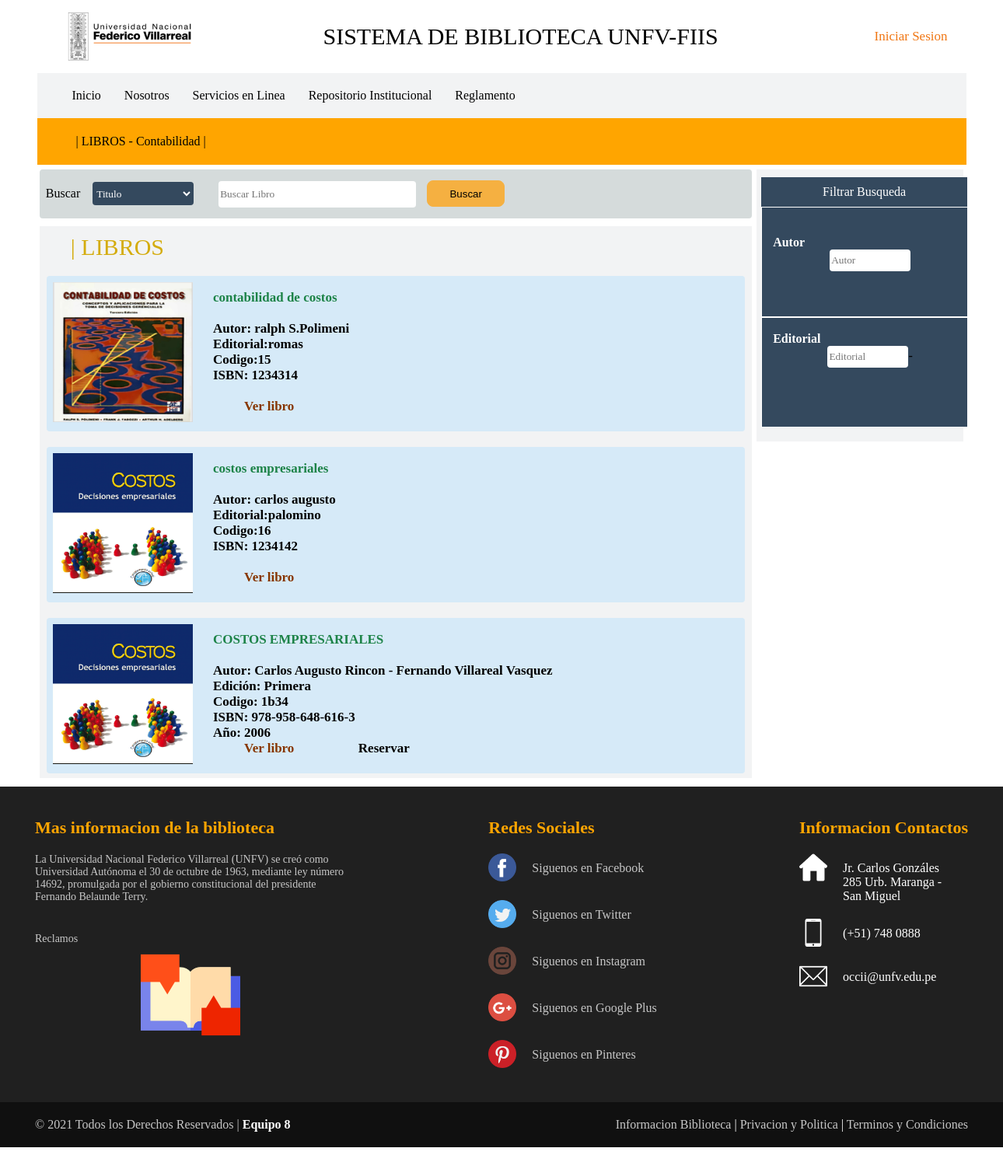
/libros/libros-contabilidad.php, run on the app's committed database.
### tables this page shows
CREATE TABLE `libro` (
  `ID_LIBRO` int(4) NOT NULL,
  `Titulo` varchar(100) NOT NULL,
  `ID_AUTOR` int(4) NOT NULL,
  `ID_AREA` int(4) NOT NULL,
  `ID_EDITORIAL` int(4) NOT NULL,
  `Ubicacion` varchar(20) NOT NULL,
  `Stock` int(4) NOT NULL,
  `Portada` varchar(100) NOT NULL,
  `ISBN` int(10) NOT NULL,
  `Link` varchar(200) NOT NULL
);

CREATE TABLE `autor` (
  `ID_AUTOR` int(4) NOT NULL,
  `Nombre` varchar(100) NOT NULL
);

CREATE TABLE `editorial` (
  `ID_EDITORIAL` int(4) NOT NULL,
  `NombreEdi` varchar(50) NOT NULL
);

### libros/libros-contabilidad.php (the view, shortened to what this page needs)
<?php
include("../conexion/conexion.php");
?>
<!DOCTYPE html>
<html>
<head>
 <link rel="stylesheet" href="../css/estilos.css">
 <link rel="stylesheet" href="../css/catalogo.css">
 <link rel="stylesheet" href="../css/libros-sistema.css">
 <link rel="stylesheet" href="../css/recomendado.css">
 <link rel="stylesheet" href="../css/estilos-footer.css">
 </head>
 <body>
 <header>
   <div class="div-header">
     <img class="icono" src="../imagenes/logo.png" alt="logo"/>
     <p>SISTEMA DE BIBLIOTECA UNFV-FIIS</p>
     <div class="sesion">
       <ul>
         <li><?php if(isset($texto)){
			   echo "<html>";
			   echo "<a class='boton' href='../login/salir.php' >Cerrar Sesion</a>";
			   echo "</html>";
		      }else{
				  echo "<html>";
				  echo "<a class='boton' href='../login/menuregistro.php' >Iniciar Sesion</a>";
				  echo "</html>";
			  }  ?></li>
       </ul>
     </div>
   </div>
   <div class="div-header menu">
   <nav class="navbar">
       <div class="enlaces">
	     <ul class="nav">
		    <li><a href="../index.php">Inicio</a></li>
			<li><a href="">Nosotros</a>
				</li>
			<li><a href="">Servicios en Linea</a>
				</li>
			<li><a href="../recursos/repositorio.php">Repositorio Institucional</a></li>
			<li><a href="http://biblioteca.unfv.edu.pe/opac-tmpl/bootstrap/images/REGLAMENTO%20DEL%20SISTEMA%20DE%20BIBLIOTECAS%20UNFV..pdf" target="_blank">Reglamento</a></li>
		 <li><?php if(isset($texto)){
			   echo "<html>";
			   echo "<a class='boton' href='../recursos/reservar.php' >Reserva</a>";
			   echo "</html>";
		      }else{
				  echo "<html>";
				  echo "</html>";
			  } ?></li>
		 </ul>
	   </div>
   </nav>
   </div>
  <div class="div-header letra">
      <p>|  LIBROS - Contabilidad  |</p>
   </div>
</header>
<div class="abc">
 <aside class="repertorio">
  <div class="aside-titulo">
    <p>Filtrar Busqueda</p>
  </div>
  <div class="aside-contenedor">
      <div class="aside-filtros">
	 </br><p></br>
		  <p><b>Autor</b></p>
		  <input id="buscador" type="text" name="tema"  placeholder="Autor"/>
      </div>
      <div class="aside-filtros">
	 </br><p><b>Editorial</b></p>
		  <input type="text" id="buscador" name="año1"  placeholder="Editorial"/>-
  </div>
</aside>
<section class="contenedor">
 <div class="contenedor1">
   <div>
      Buscar
   </div>
   <div>
     <select name="seleccione">
       <option>Titulo</option>
     </select>
   </div>
   <div class="barratext">
       <form action="#" method="post" >
         <input type="text" name="buscador" id="buscador" placeholder="Buscar Libro"/>
         <input class="bus" type="submit" value="Buscar"/>
	  </form>
   </div>
</div>
<div class="recomendado">
  <p>| LIBROS</p>
 <?php
   if(isset($_POST['buscador'])==null){
  $consulta= "SELECT * FROM libro
			LEFT JOIN autor ON libro.ID_AUTOR=autor.ID_AUTOR
			LEFT JOIN area ON libro.ID_AREA=area.ID_AREA
			LEFT JOIN editorial ON libro.ID_EDITORIAL=editorial.ID_EDITORIAL
			WHERE libro.ID_AREA=12";
            $resultado= mysqli_query($conexion,$consulta);
			    while($row=mysqli_fetch_array($resultado)){
  ?>
  <ul id="listaArticulos">
  <li class="articulo">
  <div align="left" class="libro">
      <div class="libro-imagen">
	     <?php echo "<img class='port' src=".$row['Portada']. "alt='libro' />"?>
      </div>
	  <div class="libro-detalles">
	      <h4><?php echo $row['Titulo']?></h4></br>
          <p><b>Autor:</b> <?php echo $row['Nombre']?> </p>
          <p><b>Editorial:</b><?php echo $row['NombreEdi']?></p>
	      <p><b>Codigo:</b><?php echo $row['ID_LIBRO']?></p>
		  <p><b>ISBN:</b> <?php echo $row['ISBN']?></p>
	      <?php echo "<a  href=".$row['Link']. "target='_blank'><font color=#873600 >Ver libro</font></a>"?>&nbsp;&nbsp;&nbsp;&nbsp;&nbsp;&nbsp;&nbsp;&nbsp;&nbsp;
	  </div>
  </div>
  </li>
  </ul>
  <?php }}else{ include("../administrador/buscarLibro.php");
			  if(isset($resultado2)!=null){
			  while($row=mysqli_fetch_array($resultado2)){?>
   <ul id="listaArticulos">
  <li class="articulo">
  <div align="left" class="libro">
      <div class="libro-imagen">
	     <?php echo "<img class='port' src=".$row['Portada']. "alt='libro' />"?>
      </div>
	  <div class="libro-detalles">
	      <h4><?php echo $row['Titulo']?></h4></br>
          <p><b>Autor:</b> <?php echo $row['Nombre']?> </p>
          <p><b>Editorial:</b><?php echo $row['NombreEdi']?></p>
	      <p><b>Codigo:</b><?php echo $row['ID_LIBRO']?></p>
		  <p><b>ISBN:</b> <?php echo $row['ISBN']?></p>
		  </br>
	      <?php echo "<a  href=".$row['Link']. "target='_blank'><font color=#873600 >Ver libro</font></a>"?>&nbsp;&nbsp;&nbsp;&nbsp;&nbsp;&nbsp;&nbsp;&nbsp;&nbsp;
	      <a href="../recursos/reservar.php" target="_self">Reservar</a></br></br></br>
	  </div>
  </div>
  </li>
  </ul>
  <?php }}else{echo "<h3>No se han encontrado registro de la busqueda</h3>";}}?>
  <ul id="listaArticulos">
  <li class="articulo">
    <div align="left" class="libro">
      <div class="libro-imagen">
	      <img src="../imagenes/libro-contabilidad2.png" alt="contabilidad"/>
      </div>
	  <div class="libro-detalles">
	      <h4>COSTOS EMPRESARIALES</h4></br>
          <p><b>Autor:</b> Carlos Augusto Rincon - Fernando Villareal Vasquez</p>
          <p><b>Edición:</b> Primera </p>
	      <p><b>Codigo:</b> 1b34</br></p>
		  <p><b>ISBN:</b> 978-958-648-616-3</p>
		  <p><b>Año:</b> 2006</p>
	      <a href="../libros-pdf/contabilidad/Costosempresariales.pdf" target="_blank"><font color=#873600 >Ver libro</font></a>&nbsp;&nbsp;&nbsp;&nbsp;&nbsp;&nbsp;&nbsp;&nbsp;&nbsp;
	      <a href="../recursos/reservar.php" target="_self">Reservar</a></br></br></br>
	  </div>
  </div>
  </li>
  </ul>
</div>
 </section>
</div>
<footer>
      <?php include "../footer/footer.php"; ?>
    </footer>
</body>
</html>

### css/estilos.css (style rules this page uses)
* { margin: 0; padding: 0; }
.div-header { padding-top:10px; padding-bottom:10px; padding-right:4px; padding-left:30px; width:90%; margin:auto; overflow: hidden; justify-content: space-between; display:flex; align-items: center; }
p { font-family:Century Gothic; }
.div-header p { padding:20px; font-size:30px; font-family:Century Gothic; }
ul li a { padding-left:40px; }
.sesion a { color:#f07613; font-size:17px; }
.sesion ul { list-style:none; padding:20px; }
a { text-decoration:none; color:black; }
.menu { background-color: #F2F3F4; }
.menu ul { list-style:none; }
.nav li a { background-color: #F2F3F4; padding:10px 15px; display: block; }
.nav > li { float:left; }
.letra { background-color: orange; padding-top:1px; padding-bottom:1px; }
.letra p { font-size:16px; font-family:Century Gothic; }

### css/catalogo.css (style rules this page uses)
* { margin: 0; padding: 0; }
.abc { width:96%; height:800px; margin-top:0px; padding-left:50px; margin:auto; }
.contenedor { float:left; width:74%; margin-top:6px; }
.contenedor1 { padding-top:6px; padding-bottom:6px; width:100%; overflow: hidden; background-color:#D5DBDB; display:flex; align-items: center; font-family:Century Gothic; border-radius:4px; }
.contenedor1 div { margin:8px; }
.contenedor1 select { width:130px; min-height:30px; font-family:Century Gothic; border-radius:4px; background:#34495E; border-color:transparent; color:white; }
.contenedor1 option { background-color:#34495E; }
.barratext input[type=text] { width:250px; height:30px; border-radius:4px; font-family:Century Gothic; border-color:transparent; }
.recomendado { width:100%; height:700px; margin-top:10px; background-color: #F2F3F4; display:block; padding-top:10px; }
.recomendado>p { font-size:30px; margin-left:40px; margin-bottom:8px; color:#D4AC0D; }
.recomendado h4 { color:#1D8348; }
.libro { width:98%; height:200px; background-color: #D6EAF8; margin:auto; border-radius:4px; display:flex; margin-top:10px; }
.libro-imagen { width:180px; height:180px; margin:8px; }
.libro-imagen img { width:180px; height:180px; }
.libro-detalles { width:720px; height:170px; margin:8px; padding-top:10px; padding-left:10px; }
.repertorio { margin-right:50px; margin-top:6px; width:21%; height:330px; padding-top:10px; padding-bottom:10px; padding-left:6px; background-color:#F2F3F4; float:right; position:sticky; top:0; }
.aside-contenedor div { height:140px; width:264px; border-style:solid; border-color:white; border-width:1px; background:#34495E; text-align: center; align-items:center; }
.aside-titulo { width:265px; background-color:#34495E; padding-top:10px; padding-bottom:10px; }
.aside-titulo p { text-align:center; color:white; }
#listaArticulos { font-size: 17px; margin-top: 20px; list-style: none; font-weight: 600; text-align: center; }

### css/libros-sistema.css (style rules this page uses)
.contenedor1 { padding-top:6px; padding-bottom:6px; width:100%; overflow: hidden; background-color:#D5DBDB; display:flex; align-items: center; font-family:Century Gothic; border-radius:4px; }
.contenedor1 div { margin:8px; }
.contenedor1 select { width:130px; min-height:30px; font-family:Century Gothic; border-radius:4px; background:#34495E; border-color:transparent; color:white; }
.contenedor1 option { background-color:#34495E; }
.aside-contenedor div { width:250px; padding-left:14px; }
.aside-filtros p { font-family:Century Gothic; color:white; text-align:left; }
.aside-filtros input[type=text] { width:100px; height:24px; border-radius:4px; font-family:Century Gothic; border-color:transparent; }

### css/recomendado.css (style rules this page uses)
.recomendado { width:100%; height:700px; margin-top:10px; background-color: #F2F3F4; display:block; padding-top:10px; overflow: scroll; }
.bus { width:100px; height:34px; border-radius:8px; border: 1px solid #F5B041; background:#F5B041; margin-left:10px; }

### css/estilos-footer.css (style rules this page uses)
* { margin: 0; padding: 0; }
footer { width: 100%; background: #202020; color: white; align-self:flex-end; }

### data on the page
libro: shows a picture, Titulo "contabilidad de costos", ID_AUTOR.Nombre "ralph S.Polimeni", ID_EDITORIAL.NombreEdi "romas", ID_LIBRO "15", ISBN "1234314"
libro: shows a picture, Titulo "costos empresariales", ID_AUTOR.Nombre "carlos augusto", ID_EDITORIAL.NombreEdi "palomino", ID_LIBRO "16", ISBN "1234142"
